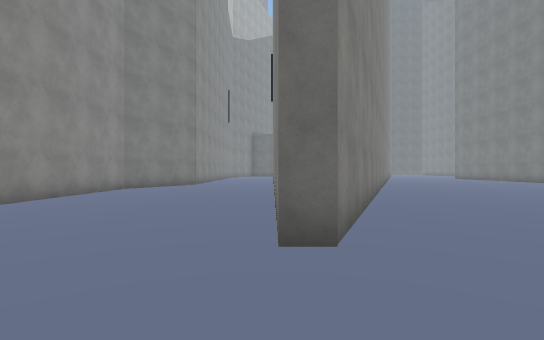
[1] (above)

23 first-person views from a walk through a 3-D level made in the Unity game engine. The camera is 1.3 m above the floor, looks level and sees 85° across. The floor is counted in squares, 2 m on a side. Each view is taken from the middle of a square. On the plan, view 1 faces up. The plan holds only what a view shows up to about 9 squares ahead; the rest is blank. The place goes on beyond the plan. The player is left out. Some animated figures are left out. Some surface patterns are stand-ins.

[2]
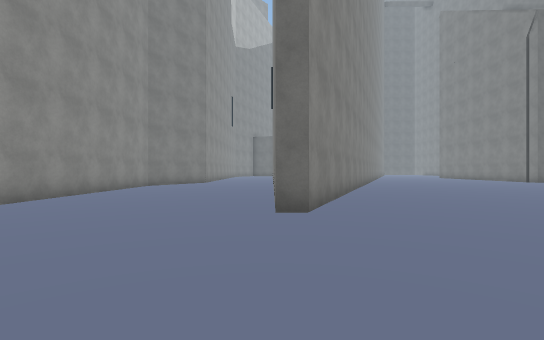

[3]
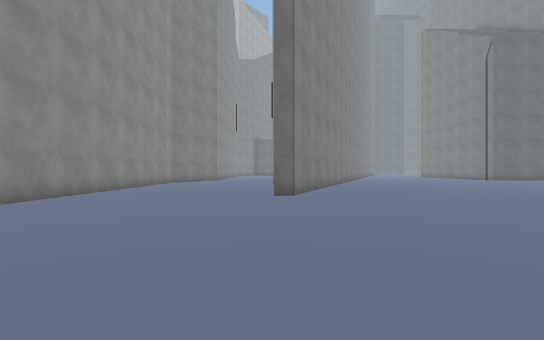

[4]
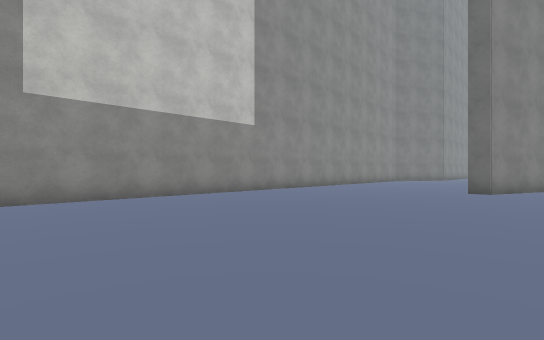

[5]
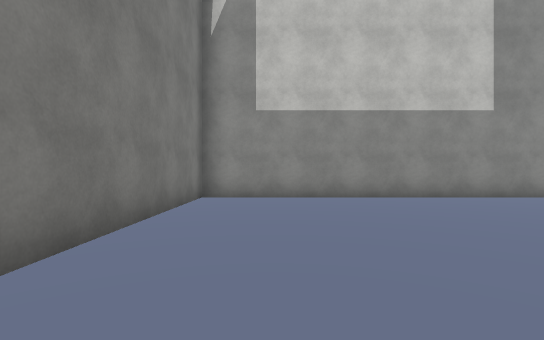

[6]
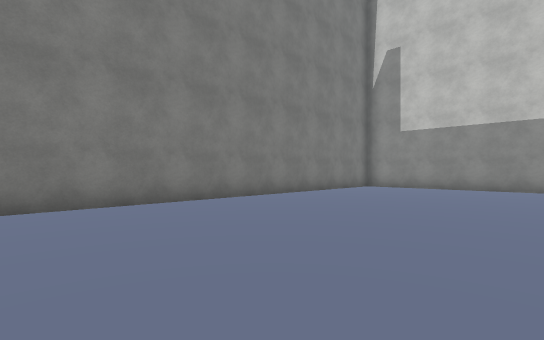

[7]
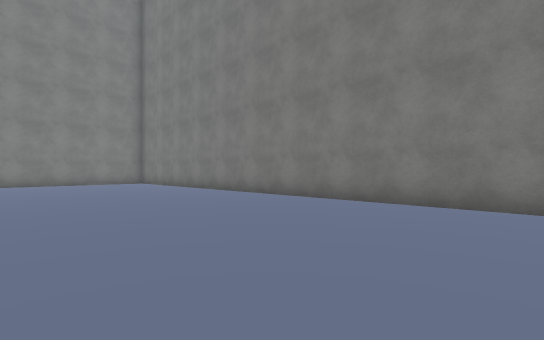

[8]
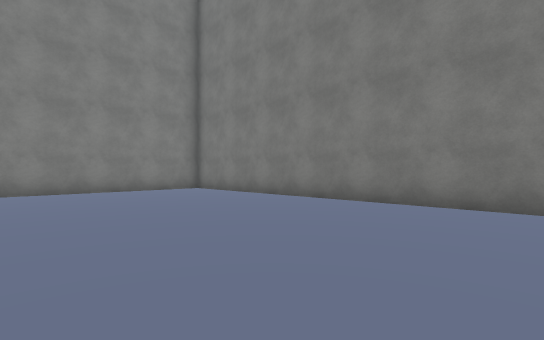

[9]
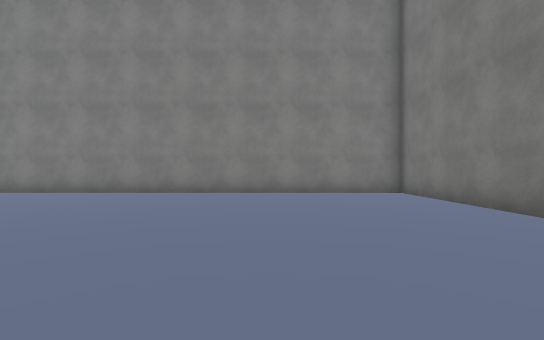

[10]
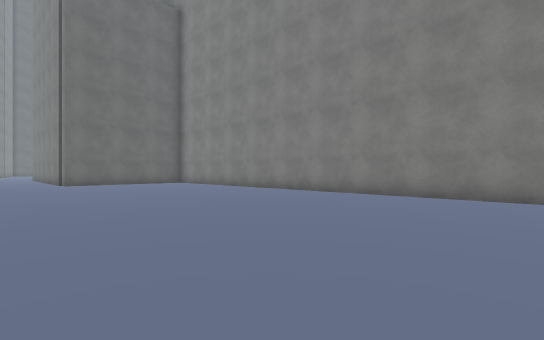

[11]
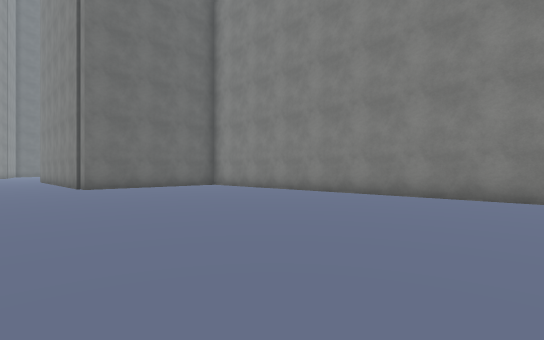

[12]
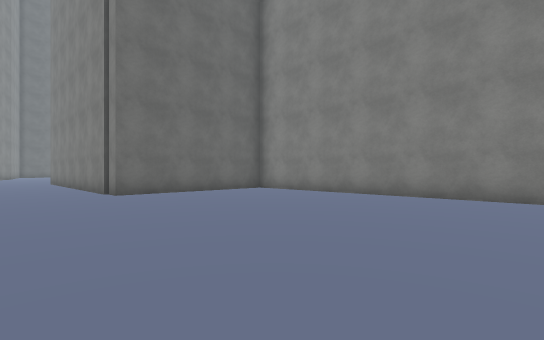

[13]
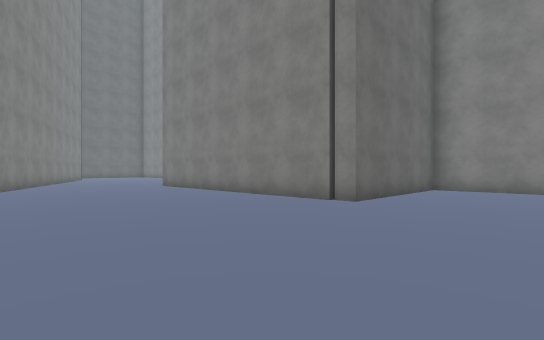

[14]
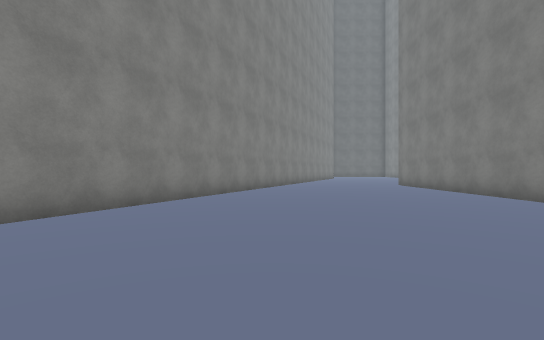

[15]
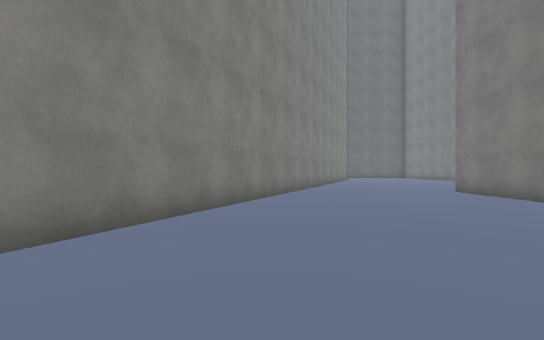

[16]
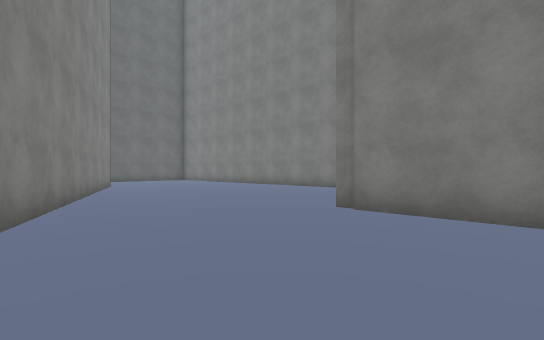

[17]
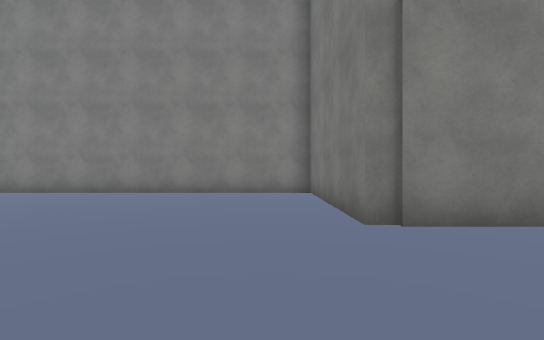

[18]
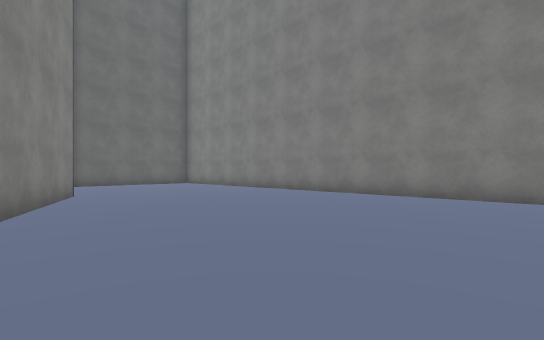

[19]
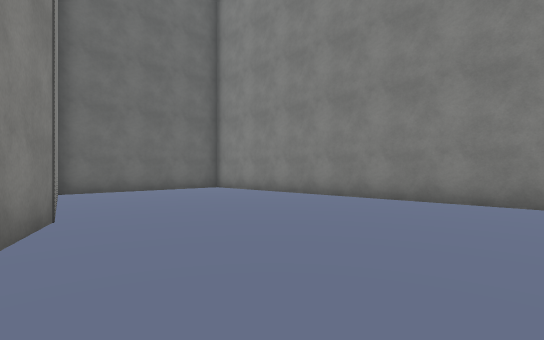

[20]
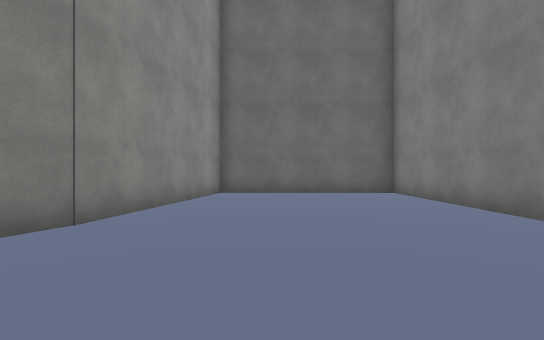

[21]
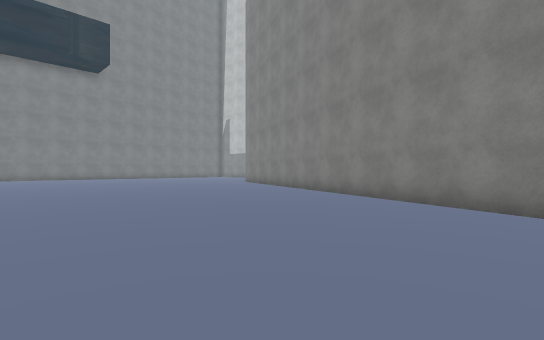

[22]
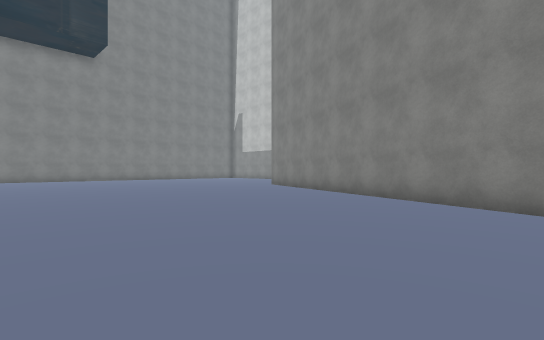

[23]
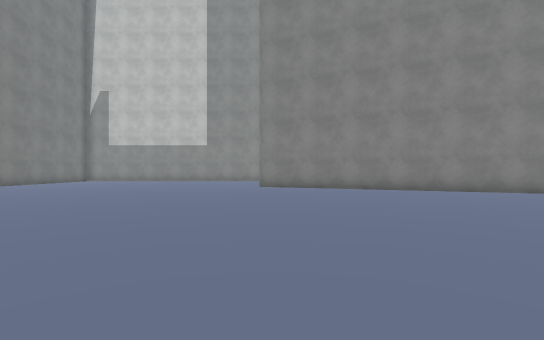

### Floor plan
Points are (right, up) in squares from view 1. A wall is a line through its corners. A room is listed if a view was taken in it or the views show most of it. See-through windows are left out.
Room 1 (views 1, 2, 3, 4, 5, 6, 7, 8, 9, 10, 11, 12, 13, 14, 15, 16, 17, 18, 19, 20, 21, 22, 23)
walls: (17.6, 13.1) (13.4, 13.1) (13.4, 21.9) (18.5, 21.9) (18.5, 36.4) (13.5, 36.4) (12.7, 31.4); (-5.1, 9) (-5.1, -7.7) (18.5, -7.7) (18.5, 12.4); (12.7, 31.6) (0.5, 2.5) (0.1, 2.5) (0.1, 5.6)

Where each view was taken, in squares from view 1:
view 1: 0 up, 0 right, facing up
view 2: 2 down, 0 right, facing up
view 3: 5 down, 0 right, facing up
view 4: 7 down, 2 right, facing up-left
view 5: 6 down, 2 right, facing left
view 6: 2 down, 6 right, facing down-left
view 7: 2 down, 4 right, facing down-right
view 8: 2 down, 9 right, facing down-right
view 9: 4 down, 10 right, facing right
view 10: 1 down, 11 right, facing up-right
view 11: 2 up, 11 right, facing up-right
view 12: 5 up, 11 right, facing up-right
view 13: 10 up, 8 right, facing up-right
view 14: 9 up, 8 right, facing up
view 15: 13 up, 8 right, facing up
view 16: 19 up, 9 right, facing up-right
view 17: 23 up, 10 right, facing right
view 18: 23 up, 11 right, facing up-right
view 19: 27 up, 12 right, facing up-right
view 20: 28 up, 15 right, facing up
view 21: 15 up, 11 right, facing down-left
view 22: 12 up, 10 right, facing down-left
view 23: 3 up, 12 right, facing left
